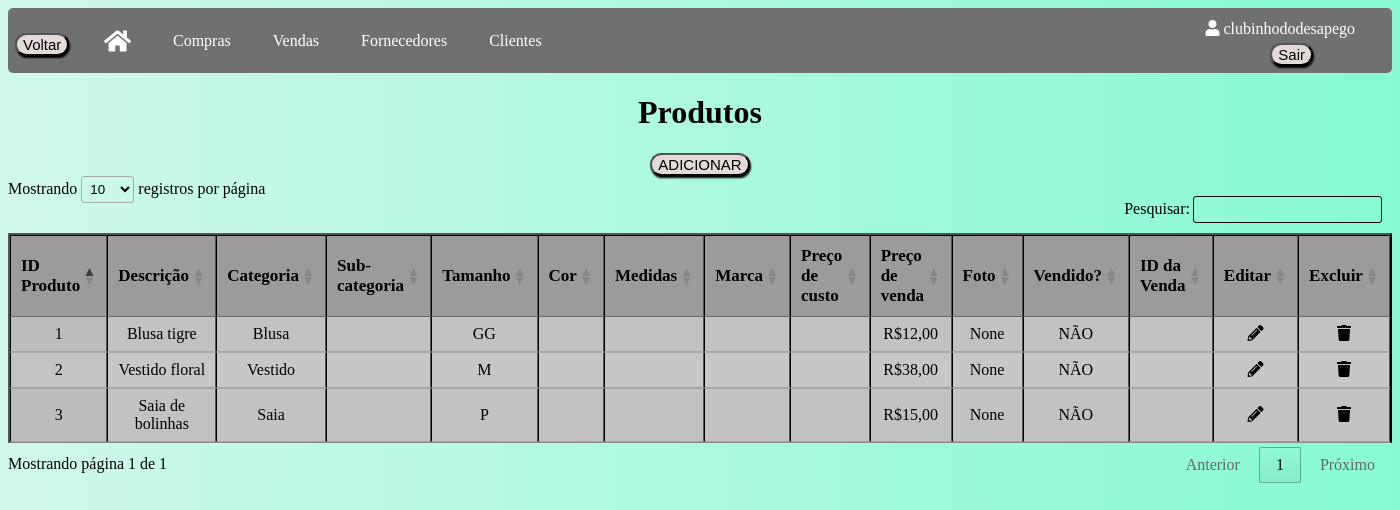
Page /produtos (signed in) on the committed database.
### app/models/tables.py (models this page shows, shortened)
class Usuario(db.Model, UserMixin):
    __tablename__ = "usuarios"
    id = db.Column(db.Integer, primary_key=True, autoincrement=True)
    nome_brecho = db.Column(db.String(100))
    email = db.Column(db.String(84), unique=True)
    usuario = db.Column(db.String(80), unique=True)
    senha = db.Column(db.String(128))
    clientes = db.relationship("Cliente", backref="usuario")
    produtos = db.relationship("Produto", backref="usuario")
    fornecedores = db.relationship("Fornecedor", backref="usuario")
    compras = db.relationship("Compra", backref="usuario")
    vendas = db.relationship("Venda", backref="usuario")

class Produto(db.Model):
    __tablename__ = "produtos"
    id = db.Column(db.Integer, primary_key=True, autoincrement=True)
    descricao = db.Column(db.String(120))
    categoria = db.Column(db.String(80))
    sub_categoria = db.Column(db.String(80))
    tamanho = db.Column(db.String(30))
    cor = db.Column(db.String(30))
    medidas = db.Column(db.Integer)
    marca = db.Column(db.String(80))
    preco_custo = db.Column(db.Integer)
    preco_venda = db.Column(db.Integer)
    foto = db.Column(db.LargeBinary)
    vendido = db.Column(db.Boolean, default=False)
    id_usuario = db.Column(db.Integer, db.ForeignKey('usuarios.id'))
    id_venda = db.Column(db.Integer, db.ForeignKey('vendas.id'))
    venda = db.relationship('Venda', foreign_keys=[id_venda])

### app/default.py (the view)
@login_required
@app.route("/produtos", methods=['GET', 'POST'])
def produtos():
    produtos = Produto.query.filter_by(id_usuario=current_user.id).all()
    return render_template("produtos.html", produtos=produtos)

### app/default.py (called while the page is built)
@login_manager.user_loader
def load_user(id_usuario):
    return Usuario.query.get(int(id_usuario))

### app/templates/produtos.html (shortened to what this page needs)
<!DOCTYPE html>
<html lang="en">
<head>
    <link rel="stylesheet" type="text/css" href="{{ url_for('static', filename='css/vendas.css') }}">
    <link rel="stylesheet" href="https://cdnjs.cloudflare.com/ajax/libs/font-awesome/5.15.3/css/all.min.css">
    <link rel="stylesheet" type="text/css" href="https://cdn.datatables.net/1.11.5/css/jquery.dataTables.min.css">
</head>
<body>
    <div class="usuario-logado"><i class="fas fa-user"></i> {{ current_user.usuario }}</div>
    <div class="logout">
        <form method="POST" action="{{ url_for('logout') }}">
            <button class="button" type="submit">Sair</button>
        </form>
    </div>
    <div class="navbar">
        <button onclick="window.history.back()" class="button button_voltar">Voltar</button>
        <a href="/home"><i class="fas fa-home icone-casa"></i></a>
        <a href="/compras">Compras</a>
        <a href="/vendas">Vendas</a>
        <a href="/fornecedores">Fornecedores</a>
        <a href="/clientes">Clientes</a>
    </div>
    <h1 class="titulo">Produtos</h1>
    <button class="button"><a href="produtoscadastro">ADICIONAR</a></button>
    <table id="tabelaProdutos" class="tabela display" border="2">
        <thead>
            <tr>
                <th>ID Produto</th>
                <th>Descrição</th>
                <th>Categoria</th>
                <th>Sub-categoria</th>
                <th>Tamanho</th>
                <th>Cor</th>
                <th>Medidas</th>
                <th>Marca</th>
                <th>Preço de custo</th>
                <th>Preço de venda</th>
                <th>Foto</th>
                <th>Vendido?</th>
                <th>ID da Venda</th>
                <th>Editar</th>
                <th>Excluir</th>
            </tr>
        </thead>
        <tbody>
            {% for produto in produtos %}
            <tr>
                <td>{{ produto.id }}</td>
                <td>{{ produto.descricao }}</td>
                <td>{{ produto.categoria }}</td>
                <td>{{ produto.sub_categoria }}</td>
                <td>{{ produto.tamanho }}</td>
                <td>{{ produto.cor }}</td>
                <td>{{ produto.medidas }}</td>
                <td>{{ produto.marca }}</td>
                <td>{{ produto.preco_custo }}</td>
                <td>{{ produto.preco_venda }}</td>
                <td>{{ produto.foto }}</td>
                <td>
                    {% if produto.vendido %}
                        SIM
                    {% else %}
                        NÃO
                    {% endif %}
                </td>
                <td>{{ produto.id_venda }}</td>
                <td>
                    <a href="/editarprodutos/{{ produto.id }}">
                    <div class="icon-container"><i class="fas fa-pencil-alt"></i></div>
                    </a>
                </td>
                <td>
                    <a href="/excluirprodutos/{{ produto.id }}" class="excluir-produto" data-id="{{ produto.id }}" data-confirm="Tem certeza de que deseja excluir este produto?">
                        <div class="icon-container"><i class="fas fa-trash"></i></div>
                    </a>
                </td>
            </tr>
            {% endfor %}
        </tbody>
    </table>
</body>
</html>

### app/static/css/vendas.css (style rules this page uses)
body { background: linear-gradient(to right, #d1f8eb, #87fad4); }
.usuario-logado { position: absolute; top: 20px; right: 45px; color: white; }
.logout { position: absolute; top: 43px; right: 87px; }
.button_voltar { position: absolute; top: 33px; left: 15px; }
.button { margin-bottom: 20px; font-size: 15px; margin-bottom: 13px; display: block; margin: 0 auto; background-color: #e4dbd9; cursor: pointer; transition: background-color 0.3s ease; border-radius: 20px; box-shadow: 1px 2px 2px black; }
.navbar { overflow: hidden; background-color: #707070; height: 65px; border-radius: 5px; }
.navbar a { float: left; display: flex; align-items: center; color: white; text-align: center; padding: 0px 16px; text-decoration: none; height: 100%; margin-left: 80px; margin-right: -70px; }
.icone-casa { font-size: 24px; }
.titulo { text-align: center; }
.tabela { border-collapse: collapse; width: 100%; text-align: center; background-color: #c7c7c7; margin-top: 50px; border-color: black; }
th { font-size: 17px; background-color: #9c9a9a; }
a { text-decoration: none; color: #000; }

### rows in the picture
Usuario: usuario "clubinhododesapego"
Produto: id "1", descricao "Blusa tigre", categoria "Blusa", tamanho "GG", preco_venda "R$12,00", foto "None", vendido "NÃO"
Produto: id "2", descricao "Vestido floral", categoria "Vestido", tamanho "M", preco_venda "R$38,00", foto "None", vendido "NÃO"
Produto: id "3", descricao "Saia de bolinhas", categoria "Saia", tamanho "P", preco_venda "R$15,00", foto "None", vendido "NÃO"
